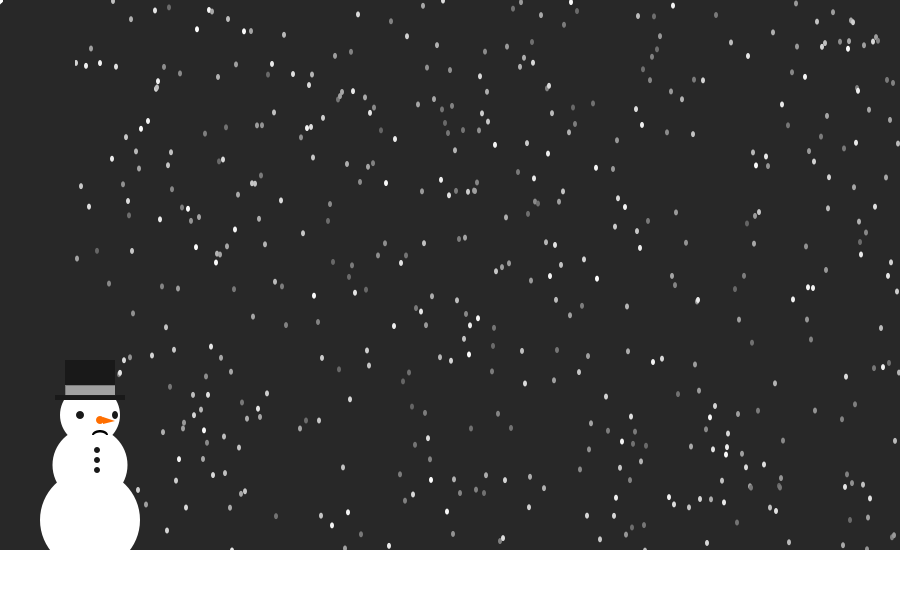
Frame 1 (no input)
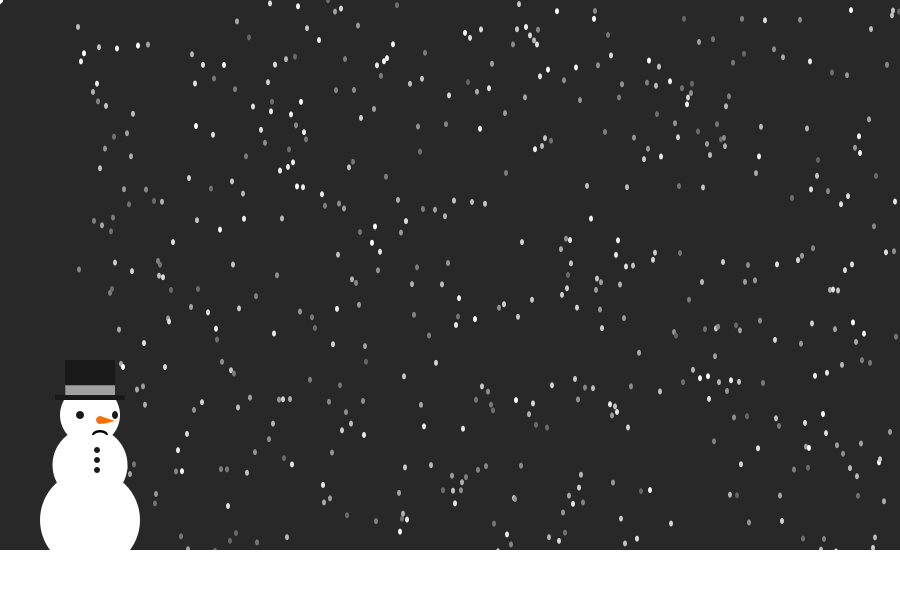
Frame 60 (the mouse pressed at the canvas centre just before this capture)
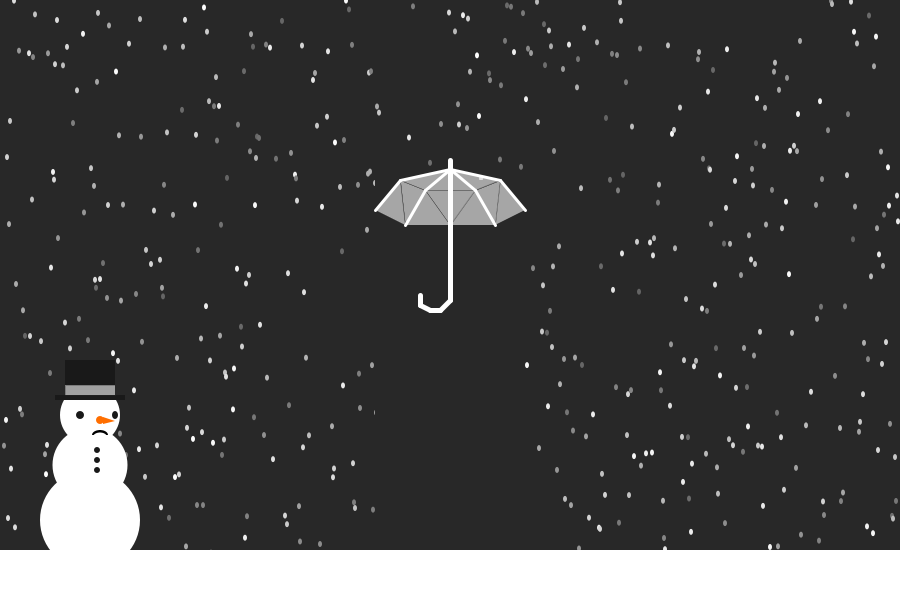
Frame 120 (the mouse held since frame 60 and released just before this capture)

The Processing sketch that drew these frames (run headless with seeded random() and noise(); from frame 60 on, the mouse is pressed at the canvas centre):

// Processing sketch: processing_55486
// ── processing_55486.pde

//Everything else by Sherin Kwan (YSDN Interactivity 1006)
//Original Rain Code by James Davidson at http://openprocessing.org/sketch/17476

void setup(){
  size (900, 600);
  noStroke();
  noCursor();
  smooth();
  rectMode(CORNERS);
}


void draw(){
  
  fill(40);
  rect(0,0,width,height);

  // Edited Rain code from James Davidson (used integers to simplify and condense many lines of code)
 
  noStroke();
  for (int x = 4;x<900; x += 1) {
  fill(random(100, 255));
  ellipse(x,random(900), 4, 6);
  }
 
 
  noStroke();
  fill(40);
  rect(mouseX+75,mouseY+600,mouseX-75,mouseY-120);          // rectangle behind umbrella to block out snow underneath


  
  //snowmaaannn body
  fill(255);
  noStroke();
  rect(0, 550, 900, 600);
  ellipse(90, 520, 100, 100);
  ellipse(90, 465, 75, 75);
  ellipse(90, 415, 60, 60);
  // hat, eyes, buttons
  fill(25);
  ellipse(115, 415, 6, 8);
  ellipse(80, 415, 8, 8);
  rect(55, 395, 125, 400);
  rect(65, 360, 115, 400);
  ellipse(97, 450, 6, 6);
  ellipse(97, 460, 6, 6);
  ellipse(97, 470, 6, 6);
  //nose
  fill(255, 110, 0);
  ellipse(100, 420, 8, 8);
  triangle(103, 424, 103, 417, 115, 421); 
  
  //colours assigned to keys below
  strokeWeight(0.3);
  stroke(40);
  //noStroke();
   if (key == 'a' || key == 'A') {
        fill(206, 60, 55, 125); 
    } else if (key == 's' || key == 'S') {
        fill(255, 165, 30, 125);
    } else if (key == 'd' || key == 'D') {
        fill(255, 235, 0, 125);
    } else if (key == 'f' || key == 'F') {
        fill(128, 250, 75, 125);
    } else if (key == 'g' || key == 'G') {
        fill(28, 116, 229, 125);
    } else if (key == 'h' || key == 'H') {
        fill(160, 67, 255, 125);
    } else if (key == 'j' || key == 'J') {
        fill(255, 67, 150, 125);
    } else if (key == 'k' || key == 'K') {
        fill(0, 125);
    } else {
        fill(255, 150);                          // default black, 125 alpha
    } 
    
  //center triangles below
  triangle(pmouseX, mouseY-75, pmouseX-25, mouseY-110, pmouseX+25, mouseY-110);    //middle triangle
  triangle(pmouseX, mouseY-75, pmouseX+45, mouseY-75, pmouseX+25, mouseY-110);     //middle right side
  triangle(pmouseX, mouseY-75, pmouseX-25, mouseY-110, pmouseX-45, mouseY-75);     //middle left side 
  triangle(pmouseX, mouseY-131, pmouseX-25, mouseY-110, pmouseX+25, mouseY-110);   //top triangle
  
  //right side triangles below
  triangle(pmouseX+50, mouseY-120, pmouseX+45, mouseY-75, pmouseX+25, mouseY-110); //middle
  triangle(pmouseX+50, mouseY-120, pmouseX+45, mouseY-75, pmouseX+75, mouseY-90);  //right
  triangle(pmouseX+50, mouseY-120, pmouseX, mouseY-131, pmouseX+25, mouseY-110);   //left
  
  //left side triangles
  triangle(pmouseX-50, mouseY-120, pmouseX-45, mouseY-75, pmouseX-25, mouseY-110); //middle
  triangle(pmouseX-50, mouseY-120, pmouseX-45, mouseY-75, pmouseX-75, mouseY-90);  //left
  triangle(pmouseX-50, mouseY-120, pmouseX, mouseY-131, pmouseX-25, mouseY-110);   //right
  //hat stripe
  rect(65, 385, 115, 395);
  
  // umbrella cane below 
  stroke(255);
  strokeWeight(5);  
  line(mouseX, mouseY, pmouseX, mouseY-140);               // centre pole
  line(mouseX, mouseY, mouseX-10, mouseY+10);              // handle part number 1
  line(mouseX-10, mouseY+10, mouseX-20, mouseY+10);        // handle part number 2
  line(mouseX-20, mouseY+10, mouseX-30, mouseY+5);         // handle part number 3
  line(mouseX-30, mouseY+5, mouseX-30,mouseY-5);           // handle part number 4
  
  // umbrella spokes below
  strokeWeight(3);
  line(pmouseX, mouseY-131, pmouseX-50, mouseY-120);       //left
  line(pmouseX, mouseY-131, pmouseX-25, mouseY-110);       //left centre
  line(pmouseX, mouseY-131, pmouseX+50, mouseY-120);       //right
  line(pmouseX, mouseY-131, pmouseX+25, mouseY-110);       //right centre
  line(pmouseX-50, mouseY-120, pmouseX-75, mouseY-90);    //left
  line(pmouseX-25, mouseY-110, pmouseX-45, mouseY-75);    // left centre
  line(pmouseX+50, mouseY-120, pmouseX+75, mouseY-90);    //right
  line(pmouseX+25, mouseY-110, pmouseX+45, mouseY-75);    // right centre
  
  //ground
  noStroke();
  fill(255);
  rect(0, 550, 900, 600);
  
  //happy face
  if (mouseX > 45 && mouseX < 125 && mouseY > 0 && mouseY < 600){
  fill(0);
  ellipse(100, 430, 16, 10);
  fill(255);
  ellipse(100, 428, 14, 9);
  rect(90, 425, 110, 431);
  } else{
  fill(0);
  ellipse(100, 435, 16, 10);
  fill(255);
  ellipse(100, 437, 14, 9);
  rect(88, 435, 110, 439);
  }  //sad face
   
}
